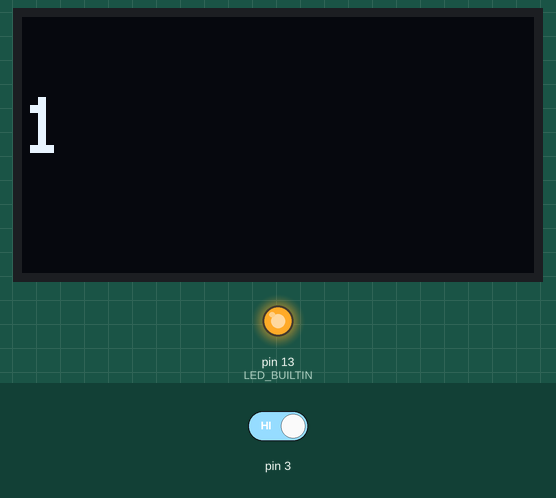
Simulated run of this sketch. Board: Arduino Uno, built with avr-gcc and run on an emulated ATmega328P. Shown: 128×64 one-colour display, output pins drawn as LEDs (lit = HIGH). The test bench sets the inputs (shaded band); at power-on: pin 3 HIGH. What the sketch prints to the serial monitor is not drawn.

Above: at 3.2 s.
3.3 s: pin 3 driven LOW
At 4.0 s:
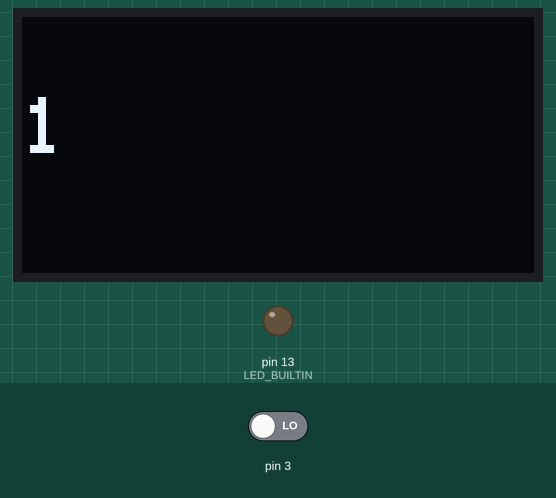
4.8 s: pin 3 driven HIGH
At 6.1 s:
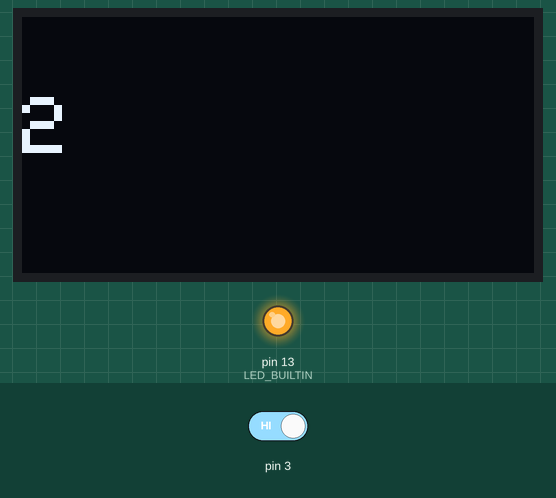
Timing chart, 0 to 7.8 s (numbered marks = the images above; inputs shaded):
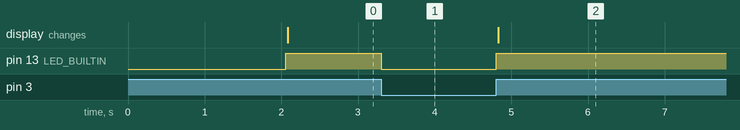

The sketch:

countOled.ino
```cpp
#include <SPI.h>
#include <Wire.h>
#include <Adafruit_GFX.h>
#include <Adafruit_SSD1306.h>

#define SCREEN_WIDTH 128 // OLED display width, in pixels
#define SCREEN_HEIGHT 64 // OLED display height, in pixels

// Declaration for SSD1306 display connected using I2C
#define OLED_RESET     -1 // Reset pin # (or -1 if sharing Arduino reset pin)
#define SCREEN_ADDRESS 0x3C
Adafruit_SSD1306 display(SCREEN_WIDTH, SCREEN_HEIGHT, &Wire, OLED_RESET);


void setup() {
  // put your setup code here, to run once:
  Serial.begin(9600);
  pinMode(3,INPUT);
  pinMode(LED_BUILTIN, OUTPUT);
  // initialize the OLED object
  if(!display.begin(SSD1306_SWITCHCAPVCC, SCREEN_ADDRESS)) {
    Serial.println(F("SSD1306 allocation failed"));
    for(;;); // Don't proceed, loop forever
  }
 // Clear the buffer.
  display.clearDisplay();

  // set Text size
  display.setTextSize(2);
  display.setTextColor(WHITE);

  display.setCursor(0,0);
  display.print("0123456789");
  display.display();
  delay(2000);

}
int i=0;
void loop() {

  bool touch;
  // put your main code here, to run repeatedly:


  while(!digitalRead(3));
  touch=digitalRead(3);
  digitalWrite(LED_BUILTIN, touch);
    i++;
  Serial.print("counter: ");
  Serial.println(i);


  display.clearDisplay();

  display.setCursor(0,20);
  display.print(i);
  display.display();

  while(digitalRead(3));
  touch=digitalRead(3);
  digitalWrite(LED_BUILTIN, touch);
     // turn the LED on (HIGH is the voltage level)
  delay(20);                       // wait for a second


}
```

Measured:
- after the input at 3.3 s, pin 13 (LED_BUILTIN): HIGH → LOW at once
- after the input at 4.8 s, pin 13 (LED_BUILTIN): LOW → HIGH at once; the display: changes at once (image 2)
